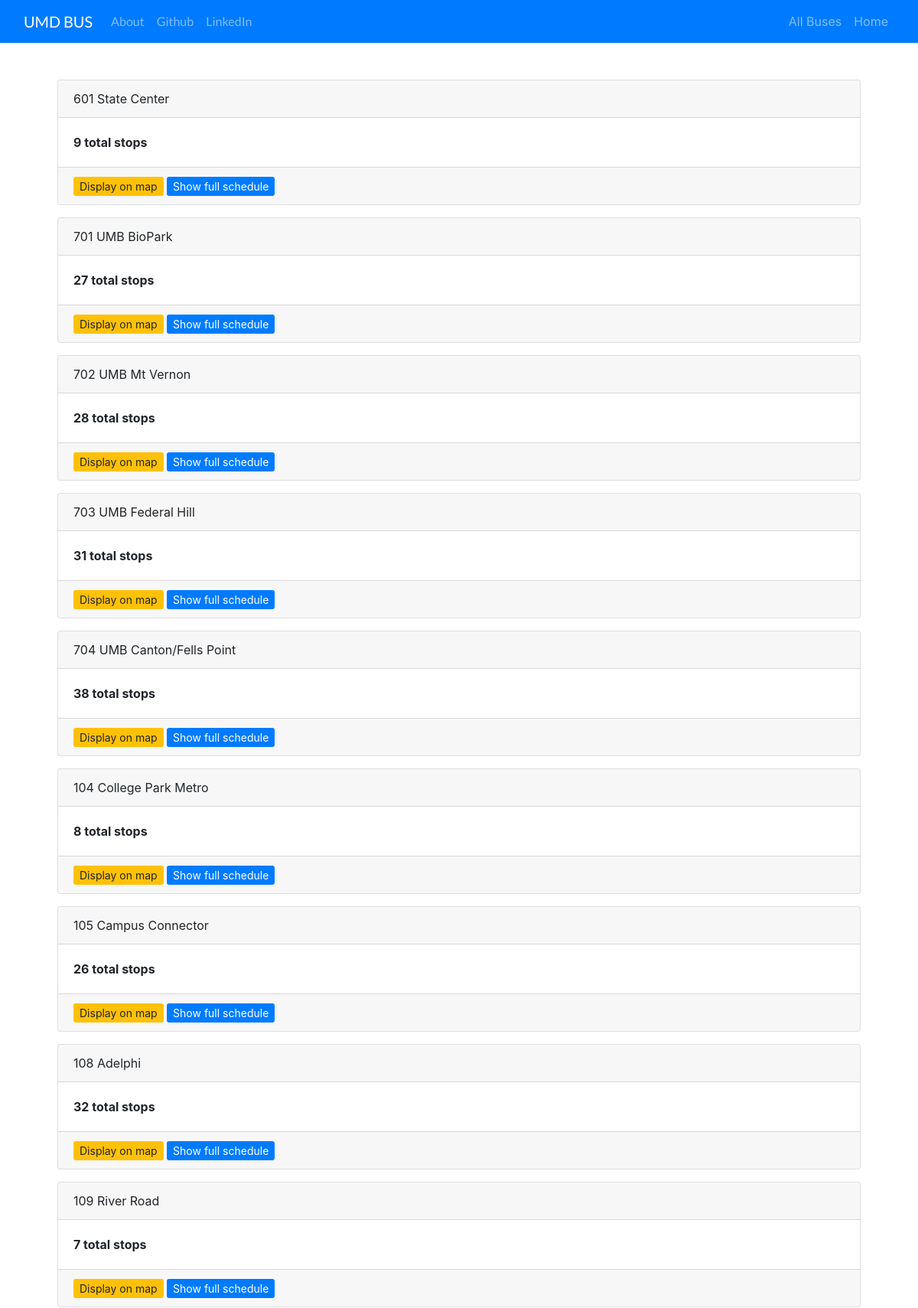
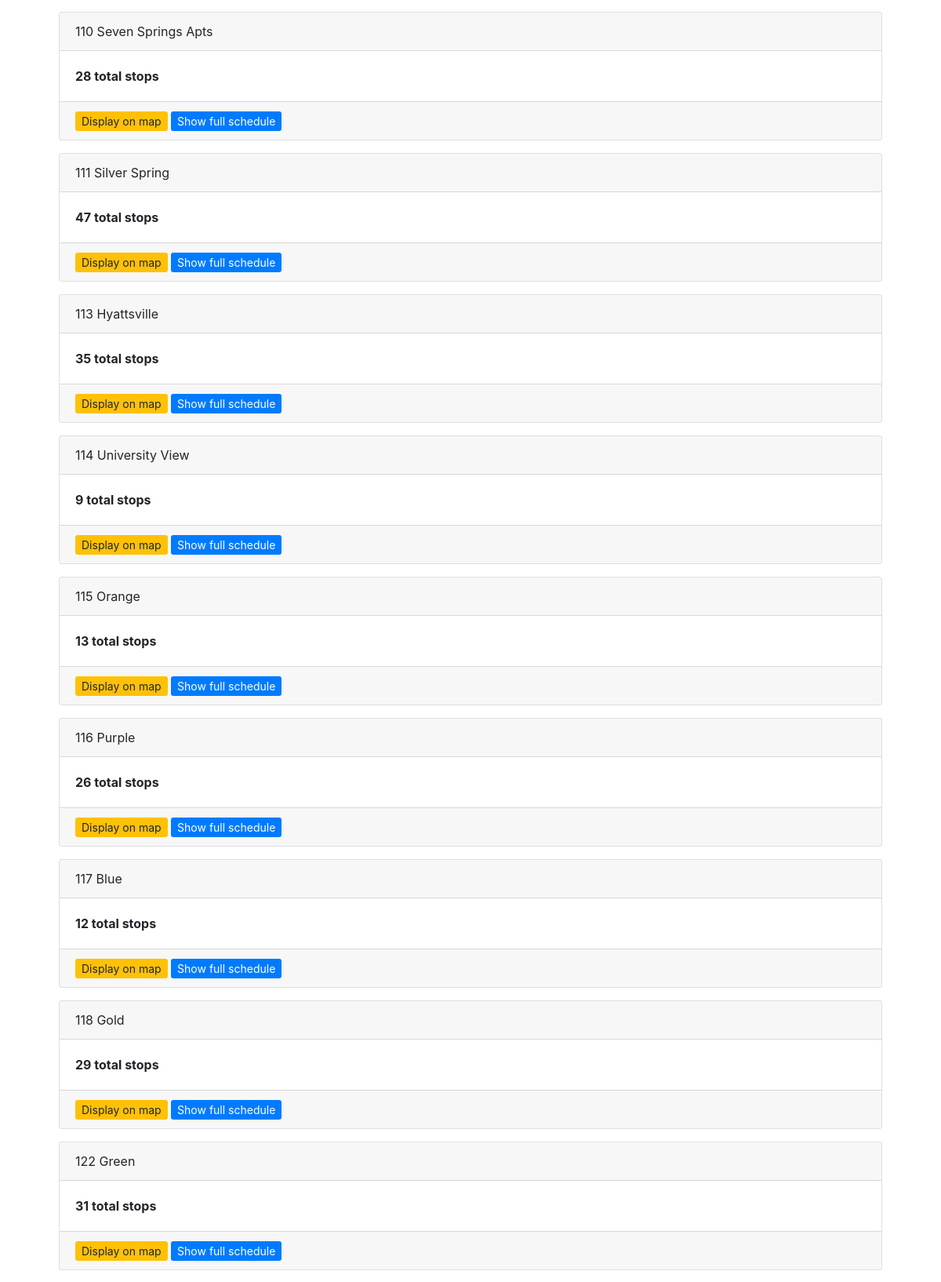
The app's page /routes/ (upper part) with its own data (2 pictures, top to bottom).
### bus/models.py (models this page shows, shortened)
class Route(models.Model):
    title = models.CharField(max_length=255)
    tag = models.CharField(max_length=255)
    short_title = models.CharField(max_length=255, null=True, blank=True)
    stops = models.ManyToManyField(Stop)

### bus/views.py (the view)
# urls.py: path('routes/', RouteListView.as_view(), name='route_list'),
class RouteListView(ListView):
    template_name = 'route_list.html'
    model = Route
    'http://webservices.nextbus.com/service/publicXMLFeed?command=routeConfig&a=umd&r='

### bus/templates/route_list.html (shortened to what this page needs)
{% extends 'base.html' %} {% block content %} {% load static %}
{% for route in object_list %}
<div class="card my-3">
  <div class="card-header">{{ route.title }}</div>
  <div class="card-body">
    <strong>{{ route.stops.count }} total stops</strong>
  </div>
  <div class="card-footer">
    <a href="#" class="btn-sm btn-warning text-right">Display on map</a>
    <a href="#" class="btn-sm btn-primary text-right">Show full schedule</a>
  </div>
</div>
{% endfor %} {% endblock %}

### bus/templates/base.html (shortened to what this page needs)
<!DOCTYPE html>
{% load static %}
<html>
  <head>
    <link
      rel="stylesheet"
      href="https://stackpath.bootstrapcdn.com/bootstrap/4.2.1/css/bootstrap.min.css"
    />
    <link
      href="https://maxcdn.bootstrapcdn.com/font-awesome/4.7.0/css/font-awesome.min.css"
      rel="stylesheet"
    />
    <link rel="stylesheet" href="{% static 'css/master.css' %}" />
  </head>
  <body>
    <nav class="navbar navbar-dark navbar-expand-lg bg-primary">
      <div class="container-fluid">
        <div class="navbar-nav align-items-center lato">
          <a class="navbar-brand bigbrand" href="{% url 'index'%}">UMD BUS</a>
          <a class="nav-item nav-link" href="">About</a>
          <a class="nav-item nav-link" href="https://www.github.com">Github</a>
          <a class="nav-item nav-link" href="https://www.linkedin.com"
            >LinkedIn</a
          >
        </div>
        <div class="navbar-nav align-items-center ml-auto">
          <a class="nav-item nav-link" href="{% url 'route_list' %}"
            >All Buses</a
          >
          <a class="nav-item nav-link" href="{% url 'index' %}">Home</a>
        </div>
      </div>
    </nav>
    <div class="container-fluid content">
      <div>{% block content %} {% endblock %}</div>
    </div>
  </body>
</html>

### bus/static/css/master.css (style rules this page uses)
.lato { font-family: "Lato", sans-serif; }
.content { margin: 0 auto; width: 90%; }

### records on screen
Route: title "601 State Center", stops.count "9"
Route: title "701 UMB BioPark", stops.count "27"
Route: title "702 UMB Mt Vernon", stops.count "28"
Route: title "703 UMB Federal Hill", stops.count "31"
Route: title "704 UMB Canton/Fells Point", stops.count "38"
Route: title "104 College Park Metro", stops.count "8"
Route: title "105 Campus Connector", stops.count "26"
Route: title "108 Adelphi", stops.count "32"
Route: title "109 River Road", stops.count "7"
Route: title "110 Seven Springs Apts", stops.count "28"
Route: title "111 Silver Spring", stops.count "47"
Route: title "113 Hyattsville", stops.count "35"
Route: title "114 University View", stops.count "9"
Route: title "115 Orange", stops.count "13"
Route: title "116 Purple", stops.count "26"
Route: title "117 Blue", stops.count "12"
Route: title "118 Gold", stops.count "29"
Route: title "122 Green", stops.count "31"
